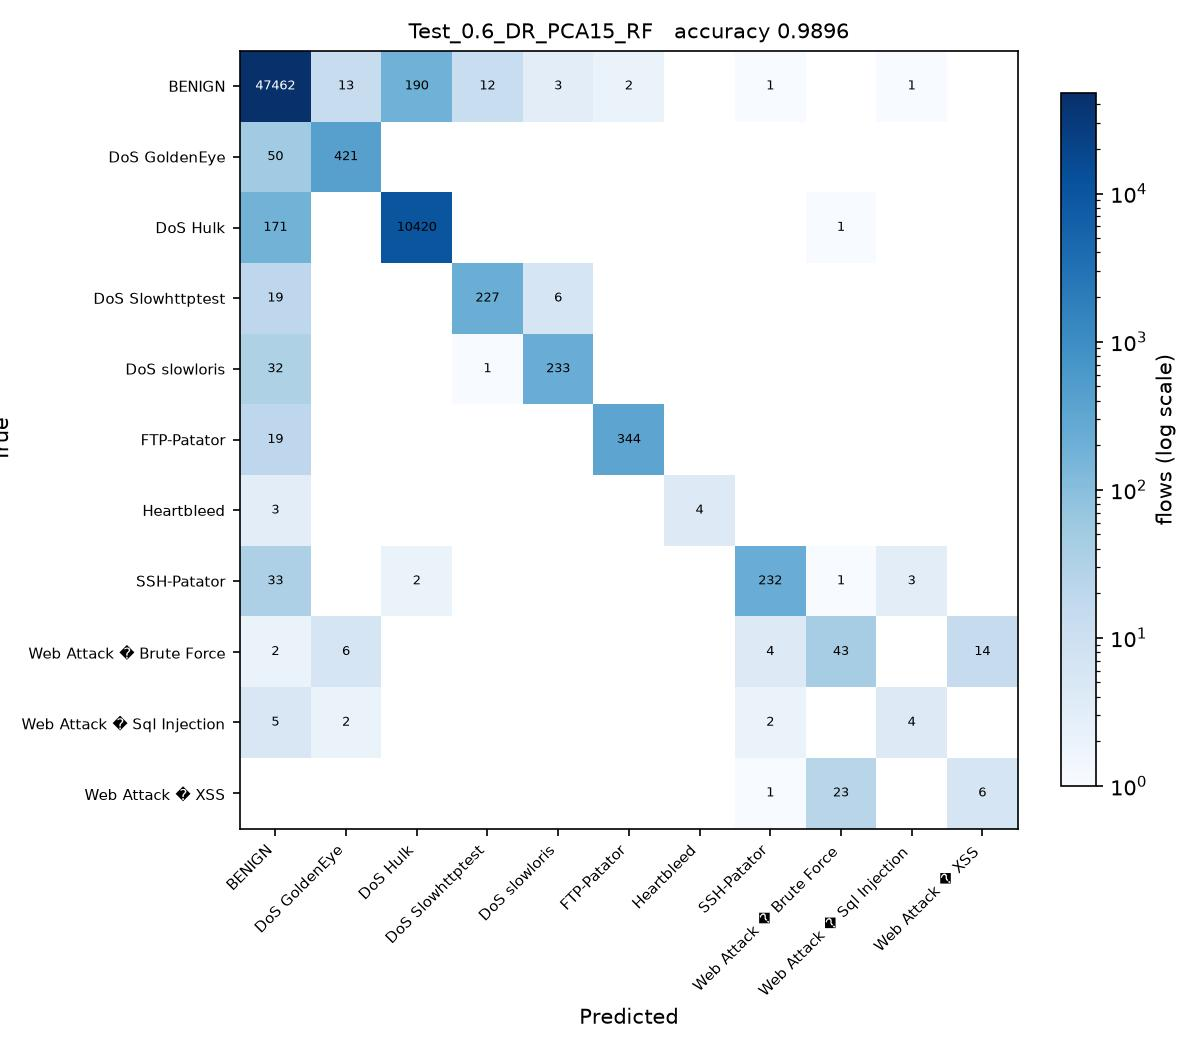

Python code for this plot:
# Test_0.6_DR_PCA15_RF.py
#
# Test size 0.6  |  PCA, 15 components  |  Random Forest (sheet #7)
#
# This is SGDC_60_40.py with the changes marked CHANGE below and nothing else.

import os
from pathlib import Path

# CHANGE 1: find the folder holding the three CSV files and run from there, so
# the plain file names below resolve no matter where this script is started
# from or how deeply it sits inside the project folder.
HERE = Path(__file__).resolve().parent
for PROJECT in [HERE, *HERE.parents]:
    if (PROJECT / 'Tuesday-WorkingHours.pcap_ISCX.csv').exists():
        os.chdir(PROJECT)
        break
else:
    raise SystemExit('Put this folder inside the folder that holds the three '
                     'CIC-IDS2017 CSV files, then run the script again.')
import numpy as np
import pandas as pd

df1 = pd.read_csv('Tuesday-WorkingHours.pcap_ISCX.csv', low_memory=True)
df2 = pd.read_csv('Wednesday-workingHours.pcap_ISCX.csv', low_memory=True)
df3 = pd.read_csv('Thursday-WorkingHours-Morning-WebAttacks.pcap_ISCX.csv', low_memory=True)

dataset = pd.concat([df1, df2, df3], ignore_index=True)

dataset.columns = dataset.columns.str.strip()

# CHANGE 2: a stratified sample of 100000 flows, the same for every run.
# Gradient Boosting builds one tree per class per stage on a single core, so all
# 1.3 million flows would take hours per script. At least 50 flows of every
# class are kept, so the rare attacks stay in the split.
label = dataset.columns[-1]
dataset = pd.concat(
    [g.sample(n=min(len(g), max(50, round(100000 * len(g) / len(dataset)))), random_state=0)
     for _, g in dataset.groupby(label)],
    ignore_index=True
)

X = dataset.iloc[:, :-1]
y = dataset.iloc[:, -1]

X = X.apply(pd.to_numeric, errors='coerce')

X.replace([np.inf, -np.inf], np.nan, inplace=True)

from sklearn.impute import SimpleImputer

imputer = SimpleImputer(missing_values=np.nan, strategy='mean')
X = imputer.fit_transform(X)

from sklearn.preprocessing import LabelEncoder

labelencoder_y = LabelEncoder()
y = labelencoder_y.fit_transform(y)

from sklearn.model_selection import train_test_split

X_train, X_test, y_train, y_test = train_test_split(
    X,
    y,
    test_size=0.6,   # CHANGE 3: test size
    random_state=0,
    stratify=y
)

# CHANGE 4: PCA, from PCA_LDA_KErnel_PCA_CODE.pdf (fit only on training data)
from sklearn.decomposition import PCA

pca = PCA(n_components=15)
X_train = pca.fit_transform(X_train)
X_test = pca.transform(X_test)

# CHANGE 5: Random Forest (sheet #7) in place of SGDClassifier
from sklearn.ensemble import RandomForestClassifier

classifier = RandomForestClassifier(n_estimators=200, criterion='entropy',
                                    random_state=0)

classifier.fit(X_train, y_train)

y_pred = classifier.predict(X_test) 

from sklearn.metrics import confusion_matrix
from sklearn.metrics import accuracy_score
from sklearn.metrics import precision_score
from sklearn.metrics import recall_score
from sklearn.metrics import f1_score
from sklearn.metrics import classification_report

cm = confusion_matrix(y_test, y_pred)

print("Confusion Matrix:\n")
print(cm)

print("\nAccuracy : {:.4f}".format(accuracy_score(y_test, y_pred)))
print("\nPrecision : {:.4f}".format(precision_score(y_test, y_pred, average='weighted')))
print("\nRecall : {:.4f}".format(recall_score(y_test, y_pred, average='weighted')))
print("\nF1 Score : {:.4f}".format(f1_score(y_test, y_pred, average='weighted')))

print("\nClassification Report:\n")
print(classification_report(y_test, y_pred))

# CHANGE 6: save the confusion matrix as Test_0.6_DR_PCA15_RF.jpg and record the result
import matplotlib
matplotlib.use('Agg')
import matplotlib.pyplot as plt
from matplotlib.colors import LogNorm

here = HERE                     # the folder this script sits in
names = [str(c) for c in labelencoder_y.classes_]
fig, ax = plt.subplots(figsize=(8, 7))
im = ax.imshow(cm, cmap='Blues', norm=LogNorm(vmin=1))
ax.set_xticks(range(len(names)), names, rotation=45, ha='right', fontsize=7)
ax.set_yticks(range(len(names)), names, fontsize=7)
ax.set_xlabel('Predicted')
ax.set_ylabel('True')
ax.set_title('Test_0.6_DR_PCA15_RF   accuracy {:.4f}'.format(accuracy_score(y_test, y_pred)), fontsize=10)
for i in range(cm.shape[0]):
    for j in range(cm.shape[1]):
        if cm[i, j]:
            ax.text(j, i, cm[i, j], ha='center', va='center', fontsize=6,
                    color='white' if cm[i, j] > cm.max() / 3 else 'black')
fig.colorbar(im, ax=ax, fraction=0.04, label='flows (log scale)')
fig.tight_layout()
fig.savefig(here / 'Test_0.6_DR_PCA15_RF.jpg', dpi=150)
plt.close(fig)

row = pd.DataFrame([{
    'Test': 0.6, 'DR': 'PCA15', 'Clas': 'RF',
    'Acc': round(accuracy_score(y_test, y_pred), 4),
    'Pre': round(precision_score(y_test, y_pred, average='weighted'), 4),
    'Rec': round(recall_score(y_test, y_pred, average='weighted'), 4),
    'F1': round(f1_score(y_test, y_pred, average='weighted'), 4),
    'script': 'Test_0.6_DR_PCA15_RF',
}])
# one file per run, so several scripts can run at the same time without
# overwriting each other. 21_run_45_mix.py merges them into the Excel sheet.
out = PROJECT / 'results' / 'parts_mix' / 'Test_0.6_DR_PCA15_RF.csv'
out.parent.mkdir(parents=True, exist_ok=True)
row.to_csv(out, index=False)
